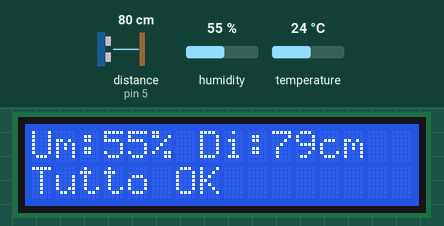
A sketch run on a simulated Arduino Uno, built with avr-gcc and run on an emulated ATmega328P. Parts: 16×2 character LCD. Wiring (inferred from the names in the program): ultrasonic range finder: trigger pin 4; echo pin 5. The inputs (shaded band) are chosen by the test bench; at power-on: distance to the obstacle (sensor on pin 5) 80 cm, humidity 55 %, temperature 24 °C. The echo pulse lasts 58.3 µs per cm; what the sketch prints to the serial monitor is not drawn.

Above: at 2.7 s.
2.8 s: distance to the obstacle (sensor on pin 5) set to 2 cm
At 4.5 s:
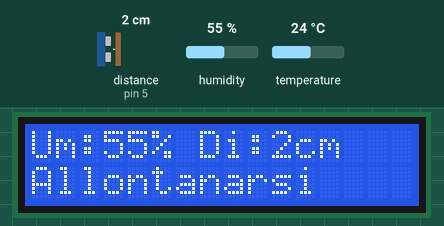
4.9 s: humidity set to 88 %
At 8.1 s:
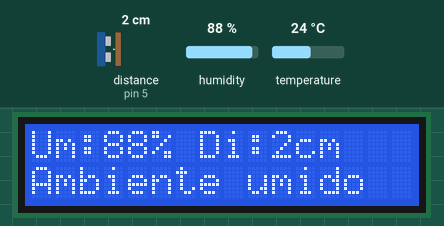
12.6 s: distance to the obstacle (sensor on pin 5) set to 18 cm
At 14.9 s:
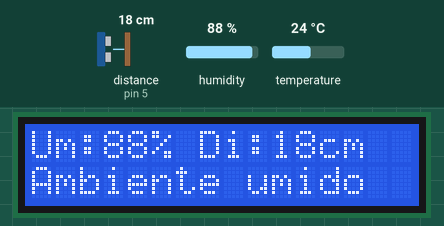
15.2 s: distance to the obstacle (sensor on pin 5) set to 4 cm
At 16.4 s:
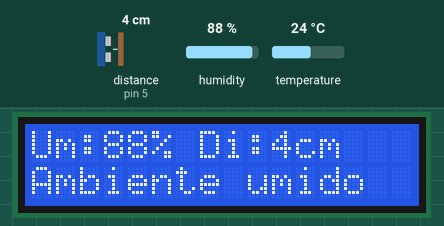
18.2 s: distance to the obstacle (sensor on pin 5) set to 250 cm
At 19.3 s:
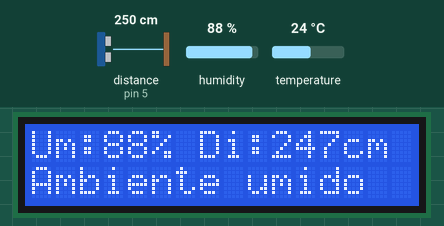
25.9 s: humidity set to 22 %
At 28.8 s:
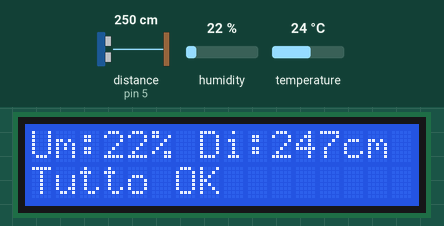
Timing chart, 0 to 30.0 s (numbered marks = the images above; inputs shaded):
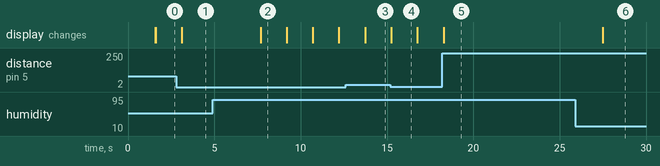

The sketch:

progetto_sensori.ino
```cpp
/*
  Progetto Elegoo UNO R3
  - Sensore di umidità (DHT11) su pin digitale 2
  - Sensore ad ultrasuoni (HC-SR04) su pin 4 (Trig) e 5 (Echo)
  - Display LCD 16x2 su pin 7,8,9,10,11,12 (RS,E,D4,D5,D6,D7)

  Logica:
  - Se l'umidità è alta -> mostra "Ambiente umido"
  - Se qualcosa è troppo vicino -> mostra "Allontanarsi"
  - Se nessuna delle due condizioni si verifica -> mostra solo i valori misurati
  - Se entrambe le condizioni si verificano, i due messaggi vengono alternati
*/

#include <LiquidCrystal.h>
#include <DHT.h>

// ---------- Configurazione pin ----------
#define DHTPIN 2
#define DHTTYPE DHT11

#define TRIG_PIN 4
#define ECHO_PIN 5

// LCD: RS, E, D4, D5, D6, D7
LiquidCrystal lcd(7, 8, 9, 10, 11, 12);
DHT dht(DHTPIN, DHTTYPE);

// ---------- Soglie (modificabili) ----------
const float SOGLIA_UMIDITA = 70.0;   // % oltre la quale l'ambiente è "umido"
const float SOGLIA_DISTANZA = 10.0;  // cm sotto la quale c'è qualcosa troppo vicino

void setup() {
  Serial.begin(9600);
  lcd.begin(16, 2);
  dht.begin();

  pinMode(TRIG_PIN, OUTPUT);
  pinMode(ECHO_PIN, INPUT);

  lcd.setCursor(0, 0);
  lcd.print("Avvio sistema...");
  delay(1500);
  lcd.clear();
}

// Funzione per leggere la distanza dal sensore ad ultrasuoni
float leggiDistanza() {
  digitalWrite(TRIG_PIN, LOW);
  delayMicroseconds(2);
  digitalWrite(TRIG_PIN, HIGH);
  delayMicroseconds(10);
  digitalWrite(TRIG_PIN, LOW);

  long durata = pulseIn(ECHO_PIN, HIGH, 30000); // timeout 30ms
  if (durata == 0) {
    return -1; // nessuna lettura valida (fuori portata)
  }
  float distanza = durata * 0.034 / 2; // conversione in cm
  return distanza;
}

void loop() {
  float umidita = dht.readHumidity();
  float distanza = leggiDistanza();

  bool umiditaAlta = (!isnan(umidita)) && (umidita > SOGLIA_UMIDITA);
  bool troppoVicino = (distanza > 0) && (distanza < SOGLIA_DISTANZA);

  // --- Riga 1: valori misurati ---
  lcd.clear();
  lcd.setCursor(0, 0);
  if (isnan(umidita)) {
    lcd.print("Um:Err ");
  } else {
    lcd.print("Um:");
    lcd.print(umidita, 0);
    lcd.print("% ");
  }

  if (distanza < 0) {
    lcd.print("Di:--- ");
  } else {
    lcd.print("Di:");
    lcd.print(distanza, 0);
    lcd.print("cm");
  }

  // --- Riga 2: messaggi di stato ---
  lcd.setCursor(0, 1);
  if (umiditaAlta && troppoVicino) {
    // alterna i due messaggi ogni 1.5 secondi
    lcd.print("Ambiente umido");
    Serial.println("Ambiente umido / Allontanarsi");
    delay(1500);
    lcd.setCursor(0, 1);
    lcd.print("Allontanarsi   ");
    delay(1500);
  } else if (umiditaAlta) {
    lcd.print("Ambiente umido  ");
    Serial.println("Ambiente umido");
    delay(1500);
  } else if (troppoVicino) {
    lcd.print("Allontanarsi    ");
    Serial.println("Allontanarsi");
    delay(1500);
  } else {
    lcd.print("Tutto OK        ");
    Serial.println("Nessuna condizione critica");
    delay(1500);
  }
}
```

Measured:
- after the input at 2.8 s, the display: changes after 0.31 s (image 1)
- after the input at 4.9 s, the display: changes after 2.8 s (image 2)
- after the input at 12.6 s, the display: changes after 1.1 s (image 3)
- after the input at 15.2 s, the display: changes after 0.05 s (image 4)
- after the input at 18.2 s, the display: changes after 0.10 s (image 5)
- after the input at 25.9 s, the display: changes after 1.6 s (image 6)
- what the display in image 2 shows lasts 1.5 s, from 7.7 s to 9.2 s
